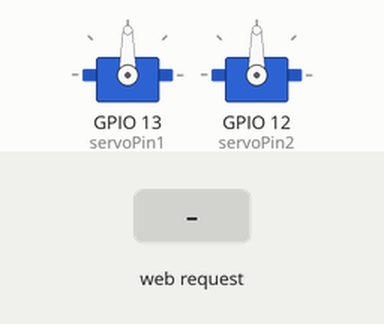
Simulated run of this sketch. Board: ESP32. Parts: 2 × servo. Inputs (shaded band) come from the test bench. WiFi joins after 1.5 s; servers stay silent unless stated; what the sketch prints to the serial monitor is not drawn.

Above: at 3.2 s.
3.3 s: HTTP request GET /servo?angle1=1&angle2=1 received
At 3.7 s:
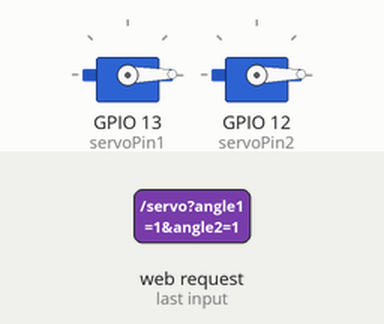
4.8 s: HTTP request GET /servo?angle1=120&angle2=120 received
At 6.1 s:
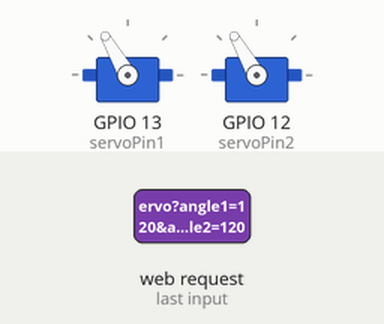
Timing chart, 0 to 7.8 s (numbered marks = the images above; inputs shaded):
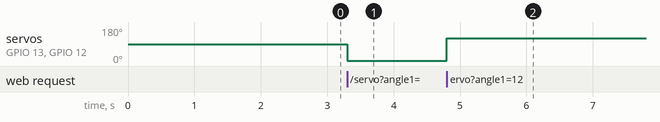

The sketch:

server_servo_esp.ino
```cpp
#include <WiFi.h>
#include <WebServer.h>
#include <ESP32Servo.h>

const char *ssid = "";              // Replace with your network SSID
const char *password = "";          // Replace with your network password

WebServer server(80);
Servo servo1;     // Create servo1 object
Servo servo2;     // Create servo2 object
int servoPin1 = 13; // Pin where servo1 is connected
int servoPin2 = 12; // Pin where servo2 is connected

void handleRoot()
{
    server.send(200, "text/plain", "Hello from ESP32 Servo Controller!");
}

void handleServo()
{
    if (server.hasArg("angle1") && server.hasArg("angle2"))
    {
        String angle1 = server.arg("angle1");
        String angle2 = server.arg("angle2");
        int servoAngle1 = angle1.toInt();
        int servoAngle2 = angle2.toInt();

        if ((servoAngle1 >= 0 && servoAngle1 <= 180) && (servoAngle2 >= 0 && servoAngle2 <= 180))
        {
            servo1.write(servoAngle1);
            servo2.write(servoAngle2);
            server.send(200, "text/plain", "Servo angles set to " + angle1 + " and " + angle2);
        }
        else
        {
            server.send(400, "text/plain", "Invalid angles. Must be between 0 and 180.");
        }
    }
    else
    {
        server.send(400, "text/plain", "Angles not provided.");
    }
}

void setup()
{
    // Initialize serial communication at 115200 bits per second:
    Serial.begin(115200);

    // Set up WiFi
    WiFi.begin(ssid, password);
    while (WiFi.status() != WL_CONNECTED)
    {
        delay(1000);
        Serial.println("Connecting to WiFi...");
    }
    Serial.println("Connected to WiFi");
    Serial.println(WiFi.localIP());

    // Attach the servos to the specified pins
    servo1.attach(servoPin1);
    servo2.attach(servoPin2);

    // Set up the web server routes
    server.on("/", handleRoot);
    server.on("/servo", handleServo);

    server.begin();
    Serial.println("HTTP server started");
}

void loop()
{
    server.handleClient();
}
```

Measured:
- after the input at 3.3 s, servo on GPIO 13 (servoPin1), servo on GPIO 12 (servoPin2): 90° → 1° at once
- after the input at 4.8 s, servo on GPIO 13 (servoPin1), servo on GPIO 12 (servoPin2): 1° → 120° at once
